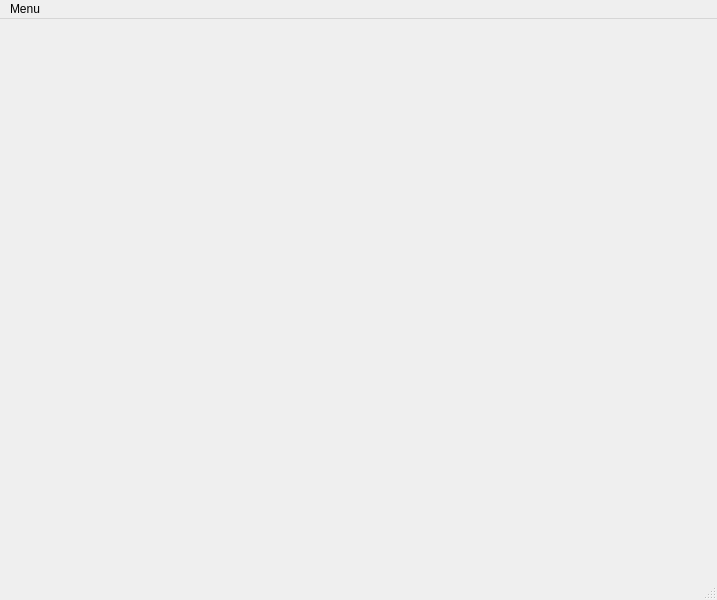
<?xml version="1.0" encoding="UTF-8"?>
<ui version="4.0">
 <class>MainWindow</class>
 <widget class="QMainWindow" name="MainWindow">
  <property name="geometry">
   <rect>
    <x>0</x>
    <y>0</y>
    <width>717</width>
    <height>600</height>
   </rect>
  </property>
  <property name="windowTitle">
   <string>MainWindow</string>
  </property>
  <widget class="QWidget" name="centralwidget">
   <layout class="QGridLayout" name="gridLayout_2">
    <item row="0" column="0">
     <layout class="QGridLayout" name="gridLayout"/>
    </item>
   </layout>
  </widget>
  <widget class="QStatusBar" name="statusbar"/>
  <widget class="QMenuBar" name="menubar">
   <property name="geometry">
    <rect>
     <x>0</x>
     <y>0</y>
     <width>717</width>
     <height>18</height>
    </rect>
   </property>
   <widget class="QMenu" name="menuMenu">
    <property name="title">
     <string>Menu</string>
    </property>
    <addaction name="actionRunNewTest"/>
    <addaction name="actionLoad_test_results"/>
   </widget>
   <addaction name="menuMenu"/>
  </widget>
  <action name="actionRunNewTest">
   <property name="text">
    <string>New test</string>
   </property>
  </action>
  <action name="actionLoad_test_results">
   <property name="text">
    <string>Load test results</string>
   </property>
  </action>
 </widget>
 <resources/>
 <connections/>
</ui>
